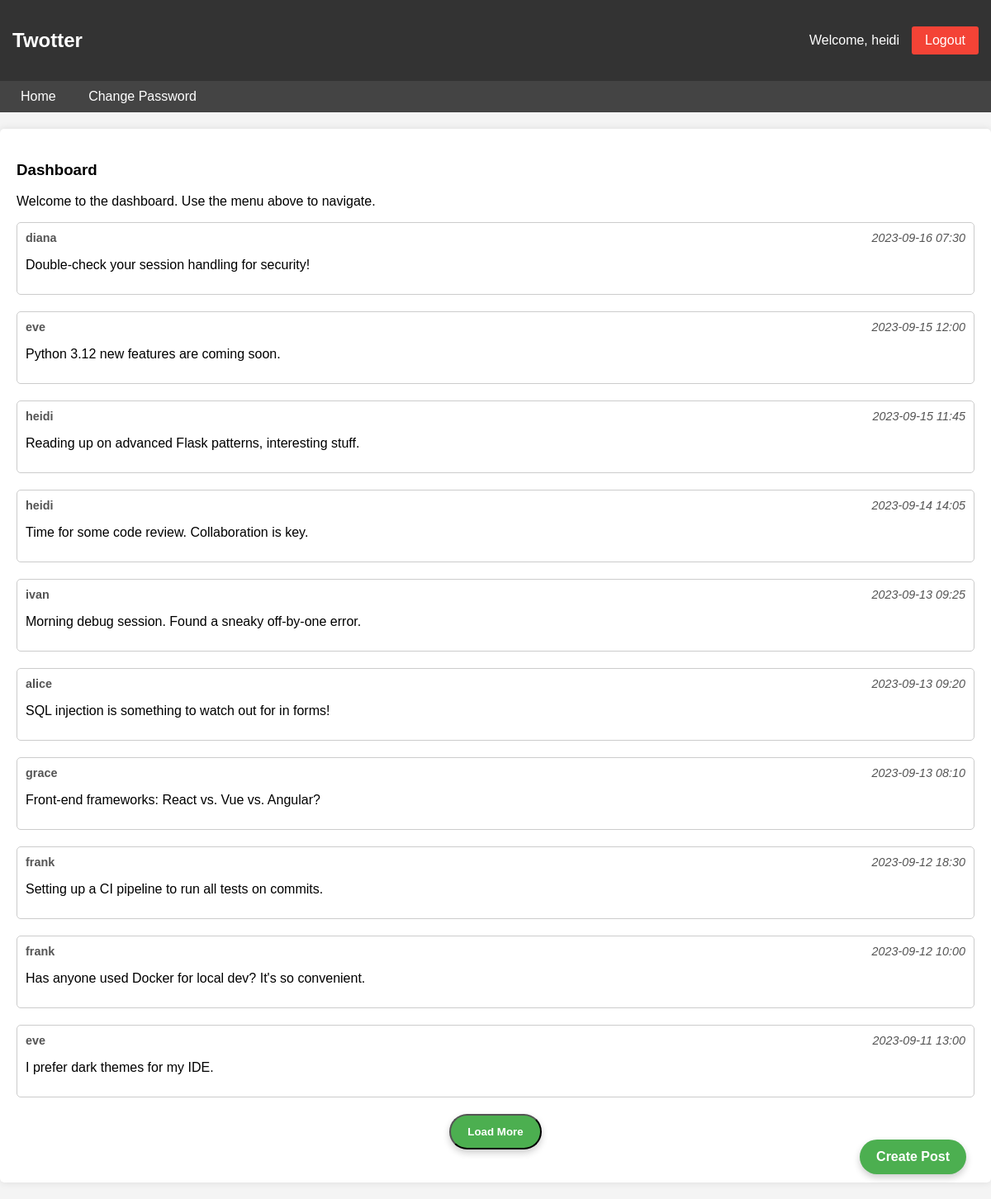
The page /dashboard (signed in) on the database its author committed.
### models.py (models this page shows, shortened)
class User(db.Model):
    id = db.Column(db.Integer, primary_key=True)
    userName = db.Column(db.String(32), unique=True, nullable=False)
    passwordHash = db.Column(db.String(128), nullable=False)

class Post(db.Model):
    id = db.Column(db.Integer, primary_key=True)
    user_id = db.Column(db.Integer, db.ForeignKey("user.id"), nullable=False)
    content = db.Column(db.String(256))
    createdAt = db.Column(db.DateTime, default=datetime.today())
    user = db.relationship("User", backref=db.backref("posts", lazy="dynamic"))

### main.py (the view)
@app.route("/dashboard")
def dashboard():
    notAuthenticated = authenticationCheck()
    if notAuthenticated:
        return notAuthenticated
    posts = db.session.query(Post).order_by(Post.createdAt.desc()).limit(10).all()
    data = []
    for post in posts:
        data.append(
            {
                "id": post.id,
                "content": post.content,
                "createdAt": post.createdAt,
                "author": post.user.userName,
            }
        )
    return render_template("dashboard.html", username=session["username"], posts=data)

### main.py (called while the page is built)
def authenticationCheck():
    if "user_id" not in session:
        flash("Please login first", "error")
        return redirect(url_for("login"))

@app.after_request
def applyCsp(response: Response) -> Response:
    csp = (
        "default-src 'self'; "
        "script-src 'self'; "
        "style-src 'self'; "
        "object-src 'none'; "
    )
    response.headers["Content-Security-Policy"] = csp
    return response

### templates/dashboard.html (shortened to what this page needs)
<!DOCTYPE html>
<html lang="en">
<head>
    <link rel="stylesheet" href="static/style.css">
</head>
<body>
    <div class="header">
        <h2>Twotter</h2>
        <div class="user-info">
            <span>Welcome, {{ username }}</span>
            <a href="{{ url_for('logout') }}" class="logout-btn">Logout</a>
        </div>
    </div>
    <div class="menu">
        <a href="{{ url_for('dashboard') }}">Home</a>
        <a href="{{ url_for('changePassword') }}">Change Password</a>
    </div>
    <div class="container">
        <h3>Dashboard</h3>
        <p>Welcome to the dashboard. Use the menu above to navigate.</p>
        <div class="content">
            {% block content %}
            <div class="posts" id="posts-container">
                {% for post in posts %}
                <div class="post">
                    <div class="post-header">
                        <span class="post-author">{{ post.author }}</span>
                        <span class="post-time">{{ post.createdAt.strftime('%Y-%m-%d %H:%M') }}</span>
                    </div>
                    <p>{{ post.content }}</p>
                </div>
                {% endfor %}
            </div>
            <div class="load-more-container">
                <button id="loadMoreBtn" class="button-common">Load More</button>
            </div>
            {% endblock %}
        </div>
    </div>
    {% if request.path != '/createpost' %}
    <a href="{{ url_for('createPost') }}" class="create-post-button button-common">Create Post</a>
    {% endif %}
</body>
</html>

### static/style.css (style rules this page uses)
body { font-family: Arial, sans-serif; background-color: #f4f4f4; margin: 0; padding: 0; }
.header { background-color: #333; color: white; padding: 15px; display: flex; justify-content: space-between; align-items: center; }
.user-info { display: flex; align-items: center; }
.logout-btn { background-color: #f44336; color: white; border: none; padding: 8px 16px; border-radius: 3px; cursor: pointer; text-decoration: none; margin-left: 15px; }
.container { max-width: 1200px; margin: 20px auto; padding: 20px; background-color: white; border-radius: 5px; box-shadow: 0 0 10px rgba(0, 0, 0, 0.1); }
.menu { background-color: #444; padding: 10px; }
.menu a { color: white; text-decoration: none; padding: 10px 15px; margin-right: 5px; }
.create-post-button { position: fixed; bottom: 30px; right: 30px; z-index: 1000; }
.button-common { padding: 12px 20px; background-color: #4CAF50; color: white; text-decoration: none; border-radius: 50px; box-shadow: 0 4px 8px rgba(0, 0, 0, 0.2); font-weight: bold; }
#loadMoreBtn { display: block; margin: 20px auto; }
.post { border: 1px solid #ccc; border-radius: 5px; padding: 10px; margin-bottom: 20px; }
.post-header { display: flex; justify-content: space-between; align-items: center; margin-bottom: 8px; font-size: 0.9rem; color: #555; }
.post-author { font-weight: bold; }
.post-time { font-style: italic; }

### rows shown on the page
User: userName "heidi", author "heidi" "heidi"
User: author "diana"
Post: createdAt "2023-09-16 07:30", content "Double-check your session handling for security!"
User: author "eve" "eve"
Post: createdAt "2023-09-15 12:00", content "Python 3.12 new features are coming soon."
Post: createdAt "2023-09-15 11:45", content "Reading up on advanced Flask patterns, interesting stuff."
Post: createdAt "2023-09-14 14:05", content "Time for some code review. Collaboration is key."
User: author "ivan"
Post: createdAt "2023-09-13 09:25", content "Morning debug session. Found a sneaky off-by-one error."
User: author "alice"
Post: createdAt "2023-09-13 09:20", content "SQL injection is something to watch out for in forms!"
User: author "grace"
Post: createdAt "2023-09-13 08:10", content "Front-end frameworks: React vs. Vue vs. Angular?"
User: author "frank" "frank"
Post: createdAt "2023-09-12 18:30", content "Setting up a CI pipeline to run all tests on commits."
Post: createdAt "2023-09-12 10:00", content "Has anyone used Docker for local dev? It's so convenient."
Post: createdAt "2023-09-11 13:00", content "I prefer dark themes for my IDE."
